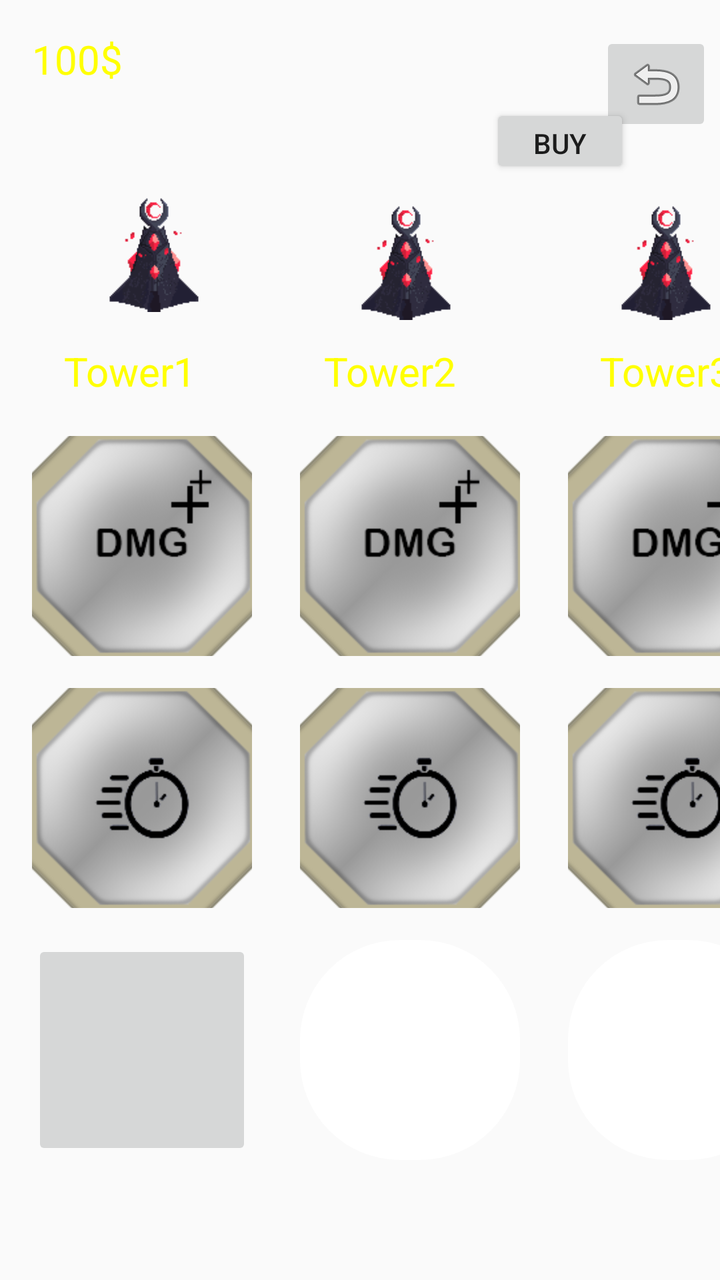
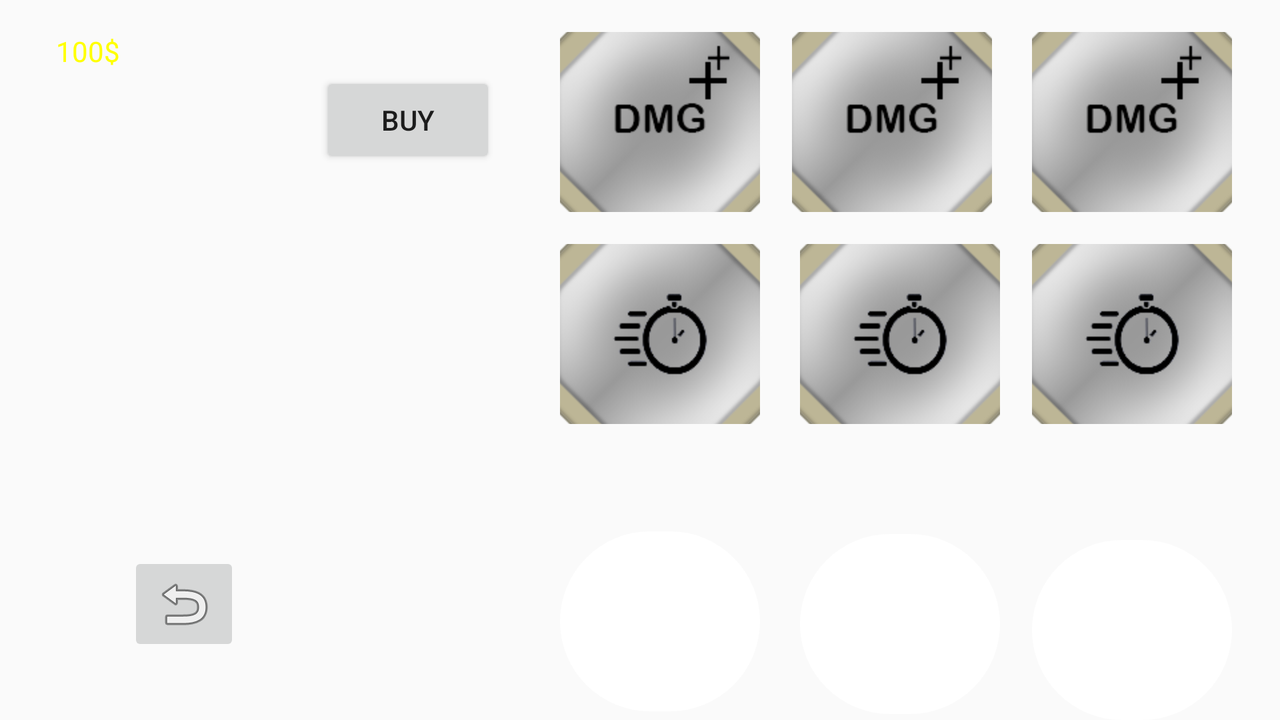

Two renders of one Android screen. The first uses the default layout on a phone; the second uses the alternative layout the repository ships for a different screen configuration, on a matching device. The two XML files are below.
<!-- AndroidManifest.xml: application theme AppTheme -->
<!-- res/layout/activity_tower_upgrade.xml -->
<?xml version="1.0" encoding="utf-8"?>
<FrameLayout xmlns:android="http://schemas.android.com/apk/res/android"
    xmlns:app="http://schemas.android.com/apk/res-auto"
    xmlns:tools="http://schemas.android.com/tools"
    android:layout_width="match_parent"
    android:layout_height="match_parent"
    tools:context=".activity.TowerUpgradeActivity"
    android:background="@mipmap/background"
    >

    <android.support.constraint.ConstraintLayout
        android:layout_width="match_parent"
        android:layout_height="match_parent">

        <ImageButton
            android:id="@+id/returnButton"
            android:layout_width="wrap_content"
            android:layout_height="wrap_content"
            android:layout_marginTop="16dp"
            android:layout_marginEnd="4dp"
            android:contentDescription="@string/app_name"
            app:layout_constraintEnd_toEndOf="parent"
            app:layout_constraintTop_toTopOf="parent"
            app:srcCompat="@android:drawable/ic_menu_revert" />

        <TextView
            android:id="@+id/money"
            android:layout_width="65dp"
            android:layout_height="37dp"
            android:layout_marginStart="16dp"
            android:layout_marginTop="16dp"
            android:text="100$"
            android:textColor="#FFFF00"
            android:textSize="20sp"
            app:layout_constraintStart_toStartOf="parent"
            app:layout_constraintTop_toTopOf="parent" />

        <TextView
            android:id="@+id/message"
            android:layout_width="156dp"
            android:layout_height="74dp"
            android:layout_marginStart="8dp"
            android:layout_marginTop="16dp"
            android:textColor="#FFFF00"
            android:textSize="20sp"
            app:layout_constraintStart_toEndOf="@+id/money"
            app:layout_constraintTop_toTopOf="parent"
            tools:ignore="MissingConstraints" />

        <android.support.constraint.ConstraintLayout
            android:id="@+id/constraintLayout"
            android:layout_width="405dp"
            android:layout_height="506dp"
            app:layout_constraintBottom_toBottomOf="parent"
            app:layout_constraintEnd_toEndOf="parent"
            app:layout_constraintHorizontal_bias="0.0"
            app:layout_constraintStart_toStartOf="parent"
            app:layout_constraintTop_toBottomOf="@+id/message"
            app:layout_constraintVertical_bias="0.0">

            <ImageView
                android:id="@+id/imageView2"
                android:layout_width="90dp"
                android:layout_height="60dp"
                android:layout_marginStart="32dp"
                android:layout_marginBottom="16dp"
                android:src="@mipmap/tower"
                app:layout_constraintBottom_toTopOf="@+id/textView3"
                app:layout_constraintStart_toStartOf="parent" />

            <ImageView
                android:id="@+id/imageView3"
                android:layout_width="90dp"
                android:layout_height="60dp"
                android:layout_marginStart="40dp"
                android:layout_marginBottom="12dp"
                android:src="@mipmap/tower"
                app:layout_constraintBottom_toTopOf="@+id/textView6"
                app:layout_constraintStart_toEndOf="@+id/imageView" />

            <ImageButton
                android:id="@+id/damage1"
                android:layout_width="110dp"
                android:layout_height="110dp"
                android:layout_marginStart="16dp"
                android:layout_marginBottom="16dp"
                android:background="@drawable/custom_button1"
                android:contentDescription="@string/app_name"
                android:src="@mipmap/damage"
                app:layout_constraintBottom_toTopOf="@+id/speed1"
                app:layout_constraintStart_toStartOf="parent"
                tools:ignore="DuplicateSpeakableTextCheck" />

            <ImageButton
                android:id="@+id/damage3"
                android:layout_width="110dp"
                android:layout_height="110dp"
                android:layout_marginStart="24dp"
                android:layout_marginBottom="16dp"
                android:background="@drawable/custom_button1"
                android:contentDescription="@string/app_name"
                android:src="@mipmap/damage"
                app:layout_constraintBottom_toTopOf="@+id/speed3"
                app:layout_constraintStart_toEndOf="@+id/damage2" />

            <ImageButton
                android:id="@+id/weit3"
                android:layout_width="110dp"
                android:layout_height="110dp"
                android:layout_marginStart="24dp"
                android:layout_marginBottom="16dp"
                android:background="@drawable/custom_button1"
                android:contentDescription="@string/app_name"
                android:src="@mipmap/range"
                app:layout_constraintBottom_toBottomOf="parent"
                app:layout_constraintStart_toEndOf="@+id/weit2" />

            <ImageButton
                android:id="@+id/speed2"
                android:layout_width="110dp"
                android:layout_height="110dp"
                android:layout_marginStart="24dp"
                android:layout_marginBottom="16dp"
                android:background="@drawable/custom_button1"
                android:contentDescription="@string/app_name"
                android:src="@mipmap/speed"
                app:layout_constraintBottom_toTopOf="@+id/weit2"
                app:layout_constraintStart_toEndOf="@+id/speed1" />

            <ImageButton
                android:id="@+id/damage2"
                android:layout_width="110dp"
                android:layout_height="110dp"
                android:layout_marginStart="24dp"
                android:layout_marginBottom="16dp"
                android:background="@drawable/custom_button1"
                android:contentDescription="@string/app_name"
                android:src="@mipmap/damage"
                app:layout_constraintBottom_toTopOf="@+id/speed2"
                app:layout_constraintStart_toEndOf="@+id/damage1" />

            <ImageButton
                android:id="@+id/weit1"
                android:layout_width="110dp"
                android:layout_height="110dp"
                android:layout_marginStart="16dp"
                android:layout_marginBottom="16dp"
                android:contentDescription="@string/app_name"
                android:src="@mipmap/range"
                app:layout_constraintBottom_toBottomOf="parent"
                app:layout_constraintStart_toStartOf="parent" />

            <ImageButton
                android:id="@+id/speed3"
                android:layout_width="110dp"
                android:layout_height="110dp"
                android:layout_marginStart="24dp"
                android:layout_marginBottom="16dp"
                android:background="@drawable/custom_button1"
                android:contentDescription="@string/app_name"
                android:src="@mipmap/speed"
                app:layout_constraintBottom_toTopOf="@+id/weit3"
                app:layout_constraintStart_toEndOf="@+id/speed2" />

            <ImageButton
                android:id="@+id/weit2"
                android:layout_width="110dp"
                android:layout_height="110dp"
                android:layout_marginStart="24dp"
                android:layout_marginBottom="16dp"
                android:background="@drawable/custom_button1"
                android:contentDescription="@string/app_name"
                android:src="@mipmap/range"
                app:layout_constraintBottom_toBottomOf="parent"
                app:layout_constraintStart_toEndOf="@+id/weit1" />

            <ImageButton
                android:id="@+id/speed1"
                android:layout_width="110dp"
                android:layout_height="110dp"
                android:layout_marginStart="16dp"
                android:layout_marginBottom="16dp"
                android:background="@drawable/custom_button1"
                android:contentDescription="@string/app_name"
                android:src="@mipmap/speed"
                app:layout_constraintBottom_toTopOf="@+id/weit1"
                app:layout_constraintStart_toStartOf="parent" />

            <ImageView
                android:id="@+id/imageView"
                android:layout_width="90dp"
                android:layout_height="60dp"
                android:layout_marginStart="36dp"
                android:layout_marginBottom="12dp"
                android:src="@mipmap/tower"
                app:layout_constraintBottom_toTopOf="@+id/textView4"
                app:layout_constraintStart_toEndOf="@+id/imageView2" />

            <TextView
                android:id="@+id/textView3"
                android:layout_width="70dp"
                android:layout_height="30dp"
                android:layout_marginStart="32dp"
                android:layout_marginBottom="16dp"
                android:text="Tower1"
                android:textColor="#FFFF00"
                android:textSize="20dp"
                app:layout_constraintBottom_toTopOf="@+id/damage1"
                app:layout_constraintStart_toStartOf="parent" />

            <TextView
                android:id="@+id/textView4"
                android:layout_width="70dp"
                android:layout_height="30dp"
                android:layout_marginStart="60dp"
                android:layout_marginBottom="16dp"
                android:text="Tower2"
                android:textColor="#FFFF00"
                android:textSize="20dp"
                app:layout_constraintBottom_toTopOf="@+id/damage2"
                app:layout_constraintStart_toEndOf="@+id/textView3" />

            <TextView
                android:id="@+id/textView6"
                android:layout_width="70dp"
                android:layout_height="30dp"
                android:layout_marginStart="68dp"
                android:layout_marginBottom="16dp"
                android:text="Tower3"
                android:textColor="#FFFF00"
                android:textSize="20dp"
                app:layout_constraintBottom_toTopOf="@+id/damage3"
                app:layout_constraintStart_toEndOf="@+id/textView4" />
        </android.support.constraint.ConstraintLayout>

        <Button
            android:id="@+id/button"
            android:layout_width="70dp"
            android:layout_height="37dp"
            android:layout_marginTop="52dp"
            android:text="Buy"
            app:layout_constraintEnd_toStartOf="@+id/returnButton"
            app:layout_constraintHorizontal_bias="0.0"
            app:layout_constraintStart_toEndOf="@+id/message"
            app:layout_constraintTop_toTopOf="parent" />

    </android.support.constraint.ConstraintLayout>

</FrameLayout>
<!-- resources referenced by this layout -->
<resources>
  <!-- drawable custom_button1 (drawable) -->
  <?xml version="1.0" encoding="utf-8"?>
  <shape xmlns:android="http://schemas.android.com/apk/res/android" android:shape="rectangle">
      <solid android:color="#FFFFFF"/>
      <corners android:radius="50dp"/>
      <size android:width="100dp"
          android:height="100dp"/>
  
  </shape>
  <!-- mipmap damage: png bitmap (mipmap-hdpi, 15753 bytes) -->
  <!-- mipmap speed: png bitmap (mipmap-hdpi, 15023 bytes) -->
  <!-- mipmap tower: png bitmap (mipmap-hdpi, 3266 bytes) -->
  <string name="app_name">TDPro</string>
  <style name="AppTheme" parent="Theme.AppCompat.Light.DarkActionBar">
          
          <item name="colorPrimary">@color/colorPrimary</item>
          <item name="colorPrimaryDark">@color/colorPrimaryDark</item>
          <item name="colorAccent">@color/colorAccent</item>
      </style>
  <color name="colorPrimary">#6200EE</color>
  <color name="colorPrimaryDark">#3700B3</color>
  <color name="colorAccent">#03DAC5</color>
</resources>
<!-- res/layout-land/activity_tower_upgrade.xml (the repository's variant of the layout above) -->
<!-- drawn on the phone turned sideways -->
<?xml version="1.0" encoding="utf-8"?>
<FrameLayout xmlns:android="http://schemas.android.com/apk/res/android"
    xmlns:app="http://schemas.android.com/apk/res-auto"
    xmlns:tools="http://schemas.android.com/tools"
    android:layout_width="match_parent"
    android:layout_height="match_parent"
    tools:context=".activity.TowerUpgradeActivity"
    android:background="@mipmap/background"
    >

    <android.support.constraint.ConstraintLayout
        android:layout_width="match_parent"
        android:layout_height="match_parent">

        <ImageButton
            android:id="@+id/damage1"
            android:layout_width="100dp"
            android:layout_height="90dp"
            android:layout_marginTop="16dp"
            android:layout_marginEnd="16dp"
            android:background="@drawable/custom_button1"
            android:contentDescription="@string/app_name"
            android:src="@mipmap/damage"
            app:layout_constraintEnd_toStartOf="@+id/damage2"
            app:layout_constraintTop_toTopOf="parent"
            tools:ignore="DuplicateSpeakableTextCheck" />

        <ImageButton
            android:id="@+id/damage3"
            android:layout_width="100dp"
            android:layout_height="90dp"
            android:layout_marginTop="16dp"
            android:layout_marginEnd="24dp"
            android:background="@drawable/custom_button1"
            android:contentDescription="@string/app_name"
            android:src="@mipmap/damage"
            app:layout_constraintEnd_toEndOf="parent"
            app:layout_constraintTop_toTopOf="parent" />

        <ImageButton
            android:id="@+id/weit3"
            android:layout_width="100dp"
            android:layout_height="90dp"
            android:layout_marginEnd="24dp"
            android:background="@drawable/custom_button1"
            android:contentDescription="@string/app_name"
            android:src="@mipmap/range"
            app:layout_constraintBottom_toBottomOf="parent"
            app:layout_constraintEnd_toEndOf="parent"
            app:layout_constraintTop_toBottomOf="@+id/speed3"
            app:layout_constraintVertical_bias="1.0" />

        <ImageButton
            android:id="@+id/weit2"
            android:layout_width="100dp"
            android:layout_height="90dp"
            android:layout_marginEnd="16dp"
            android:background="@drawable/custom_button1"
            android:contentDescription="@string/app_name"
            android:src="@mipmap/range"
            app:layout_constraintBottom_toBottomOf="parent"
            app:layout_constraintEnd_toStartOf="@+id/weit3"
            app:layout_constraintTop_toBottomOf="@+id/speed2"
            app:layout_constraintVertical_bias="0.947" />

        <ImageButton
            android:id="@+id/weit1"
            android:layout_width="100dp"
            android:layout_height="90dp"
            android:layout_marginEnd="20dp"
            android:background="@drawable/custom_button1"

            android:contentDescription="@string/app_name"
            android:src="@mipmap/range"
            app:layout_constraintBottom_toBottomOf="parent"
            app:layout_constraintEnd_toStartOf="@+id/weit2"
            app:layout_constraintTop_toBottomOf="@+id/speed1"
            app:layout_constraintVertical_bias="0.928" />

        <ImageButton
            android:id="@+id/speed3"
            android:layout_width="100dp"
            android:layout_height="90dp"
            android:layout_marginTop="16dp"
            android:layout_marginEnd="24dp"
            android:background="@drawable/custom_button1"
            android:contentDescription="@string/app_name"
            android:src="@mipmap/speed"
            app:layout_constraintEnd_toEndOf="parent"
            app:layout_constraintTop_toBottomOf="@+id/damage3" />

        <ImageButton
            android:id="@+id/speed2"
            android:layout_width="100dp"
            android:layout_height="90dp"
            android:layout_marginTop="16dp"
            android:layout_marginEnd="16dp"
            android:background="@drawable/custom_button1"
            android:contentDescription="@string/app_name"
            android:src="@mipmap/speed"
            app:layout_constraintEnd_toStartOf="@+id/speed3"
            app:layout_constraintTop_toBottomOf="@+id/damage2" />

        <ImageButton
            android:id="@+id/speed1"
            android:layout_width="100dp"
            android:layout_height="90dp"
            android:layout_marginTop="16dp"
            android:layout_marginEnd="20dp"
            android:background="@drawable/custom_button1"
            android:contentDescription="@string/app_name"
            android:src="@mipmap/speed"
            app:layout_constraintEnd_toStartOf="@+id/speed2"
            app:layout_constraintTop_toBottomOf="@+id/damage1" />

        <ImageButton
            android:id="@+id/damage2"
            android:layout_width="100dp"
            android:layout_height="90dp"
            android:layout_marginTop="16dp"
            android:layout_marginEnd="20dp"
            android:background="@drawable/custom_button1"
            android:contentDescription="@string/app_name"
            android:src="@mipmap/damage"
            app:layout_constraintEnd_toStartOf="@+id/damage3"
            app:layout_constraintTop_toTopOf="parent" />

        <ImageButton
            android:id="@+id/returnButton"
            android:layout_width="wrap_content"
            android:layout_height="wrap_content"
            android:layout_marginStart="64dp"
            android:layout_marginBottom="32dp"
            android:contentDescription="@string/app_name"
            app:layout_constraintBottom_toBottomOf="parent"
            app:layout_constraintStart_toStartOf="parent"
            app:srcCompat="@android:drawable/ic_menu_revert" />

        <TextView
            android:id="@+id/money"
            android:layout_width="47dp"
            android:layout_height="30dp"
            android:layout_marginStart="28dp"
            android:layout_marginTop="16dp"
            android:text="100$"
            android:textColor="#FFFF00"
            app:layout_constraintStart_toStartOf="parent"
            app:layout_constraintTop_toTopOf="parent" />

        <TextView
            android:id="@+id/message"
            android:layout_width="189dp"
            android:layout_height="136dp"
            android:layout_marginTop="68dp"
            android:textColor="#FFFF00"
            android:textSize="20sp"
            app:layout_constraintEnd_toStartOf="@+id/speed1"
            app:layout_constraintHorizontal_bias="0.106"
            app:layout_constraintStart_toStartOf="parent"
            app:layout_constraintTop_toTopOf="parent"
            tools:ignore="MissingConstraints" />

        <Button
            android:id="@+id/button2"
            android:layout_width="wrap_content"
            android:layout_height="wrap_content"
            android:layout_marginTop="36dp"
            android:layout_marginEnd="32dp"
            android:text="Buy"
            app:layout_constraintEnd_toStartOf="@+id/damage1"
            app:layout_constraintTop_toTopOf="parent" />

    </android.support.constraint.ConstraintLayout>

</FrameLayout>
<!-- resources referenced by the variant -->
<!-- as the phone turned sideways resolves them -->
<resources>
  <!-- drawable custom_button1 (drawable) -->
  <?xml version="1.0" encoding="utf-8"?>
  <shape xmlns:android="http://schemas.android.com/apk/res/android" android:shape="rectangle">
      <solid android:color="#FFFFFF"/>
      <corners android:radius="50dp"/>
      <size android:width="100dp"
          android:height="100dp"/>
  
  </shape>
  <!-- mipmap damage: png bitmap (mipmap-hdpi, 15753 bytes) -->
  <!-- mipmap speed: png bitmap (mipmap-hdpi, 15023 bytes) -->
  <string name="app_name">TDPro</string>
  <style name="AppTheme" parent="Theme.AppCompat.Light.DarkActionBar">
          
          <item name="colorPrimary">@color/colorPrimary</item>
          <item name="colorPrimaryDark">@color/colorPrimaryDark</item>
          <item name="colorAccent">@color/colorAccent</item>
      </style>
  <color name="colorPrimary">#6200EE</color>
  <color name="colorPrimaryDark">#3700B3</color>
  <color name="colorAccent">#03DAC5</color>
</resources>
